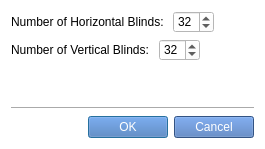
<?xml version="1.0" encoding="UTF-8"?>
<ui version="4.0">
 <class>ProstalignResultsOptions</class>
 <widget class="QDialog" name="ProstalignResultsOptions">
  <property name="geometry">
   <rect>
    <x>0</x>
    <y>0</y>
    <width>360</width>
    <height>152</height>
   </rect>
  </property>
  <property name="sizePolicy">
   <sizepolicy hsizetype="Fixed" vsizetype="Fixed">
    <horstretch>0</horstretch>
    <verstretch>0</verstretch>
   </sizepolicy>
  </property>
  <property name="windowTitle">
   <string>Results Options</string>
  </property>
  <property name="windowOpacity">
   <double>0.950000000000000</double>
  </property>
  <property name="styleSheet">
   <string notr="true">background-color: qlineargradient(spread:pad, x1:0, y1:0, x2:0, y2:1, stop:0 rgba(255, 255, 255, 255), stop:1 rgba(222, 222, 222, 255));
background-color: rgb(255, 255, 255);
</string>
  </property>
  <property name="modal">
   <bool>true</bool>
  </property>
  <layout class="QVBoxLayout" name="verticalLayout">
   <property name="sizeConstraint">
    <enum>QLayout::SetFixedSize</enum>
   </property>
   <item>
    <layout class="QHBoxLayout" name="horizontalLayout">
     <item>
      <widget class="QLabel" name="m_HorizontalBlindsLabel">
       <property name="text">
        <string>Number of Horizontal Blinds: </string>
       </property>
      </widget>
     </item>
     <item>
      <widget class="QSpinBox" name="m_HorizontalBlindsSpin">
       <property name="minimum">
        <number>2</number>
       </property>
       <property name="singleStep">
        <number>4</number>
       </property>
       <property name="value">
        <number>32</number>
       </property>
      </widget>
     </item>
     <item>
      <spacer name="horizontalSpacer">
       <property name="orientation">
        <enum>Qt::Horizontal</enum>
       </property>
       <property name="sizeHint" stdset="0">
        <size>
         <width>40</width>
         <height>20</height>
        </size>
       </property>
      </spacer>
     </item>
    </layout>
   </item>
   <item>
    <layout class="QHBoxLayout" name="horizontalLayout_2">
     <item>
      <widget class="QLabel" name="m_VerticalBlindsLabel">
       <property name="text">
        <string>Number of Vertical Blinds: </string>
       </property>
      </widget>
     </item>
     <item>
      <widget class="QSpinBox" name="m_VerticalBlindsSpin">
       <property name="minimum">
        <number>2</number>
       </property>
       <property name="singleStep">
        <number>4</number>
       </property>
       <property name="value">
        <number>32</number>
       </property>
      </widget>
     </item>
     <item>
      <spacer name="horizontalSpacer_2">
       <property name="orientation">
        <enum>Qt::Horizontal</enum>
       </property>
       <property name="sizeHint" stdset="0">
        <size>
         <width>40</width>
         <height>20</height>
        </size>
       </property>
      </spacer>
     </item>
    </layout>
   </item>
   <item>
    <spacer name="verticalSpacer">
     <property name="orientation">
      <enum>Qt::Vertical</enum>
     </property>
     <property name="sizeHint" stdset="0">
      <size>
       <width>20</width>
       <height>40</height>
      </size>
     </property>
    </spacer>
   </item>
   <item>
    <widget class="Line" name="line">
     <property name="orientation">
      <enum>Qt::Horizontal</enum>
     </property>
    </widget>
   </item>
   <item>
    <widget class="QDialogButtonBox" name="buttonBox">
     <property name="styleSheet">
      <string notr="true">color: rgb(255,255,255);
background-color: rgba(71, 116, 184,255);</string>
     </property>
     <property name="orientation">
      <enum>Qt::Horizontal</enum>
     </property>
     <property name="standardButtons">
      <set>QDialogButtonBox::Cancel|QDialogButtonBox::Ok</set>
     </property>
    </widget>
   </item>
  </layout>
 </widget>
 <resources/>
 <connections>
  <connection>
   <sender>buttonBox</sender>
   <signal>accepted()</signal>
   <receiver>ProstalignResultsOptions</receiver>
   <slot>accept()</slot>
   <hints>
    <hint type="sourcelabel">
     <x>227</x>
     <y>101</y>
    </hint>
    <hint type="destinationlabel">
     <x>157</x>
     <y>118</y>
    </hint>
   </hints>
  </connection>
  <connection>
   <sender>buttonBox</sender>
   <signal>rejected()</signal>
   <receiver>ProstalignResultsOptions</receiver>
   <slot>reject()</slot>
   <hints>
    <hint type="sourcelabel">
     <x>295</x>
     <y>107</y>
    </hint>
    <hint type="destinationlabel">
     <x>286</x>
     <y>118</y>
    </hint>
   </hints>
  </connection>
 </connections>
</ui>
